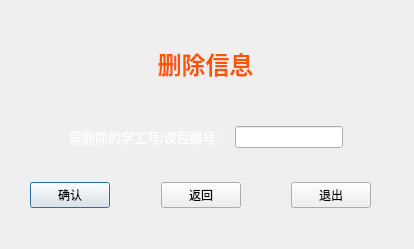
<?xml version="1.0" encoding="UTF-8"?>
<ui version="4.0">
 <class>delInfo</class>
 <widget class="QDialog" name="delInfo">
  <property name="geometry">
   <rect>
    <x>0</x>
    <y>0</y>
    <width>414</width>
    <height>249</height>
   </rect>
  </property>
  <property name="windowTitle">
   <string>信息删除</string>
  </property>
  <property name="windowIcon">
   <iconset resource="a.qrc">
    <normaloff>:/new/prefix1/image/gaitubao_sa_png.png</normaloff>:/new/prefix1/image/gaitubao_sa_png.png</iconset>
  </property>
  <widget class="QWidget" name="widget_2" native="true">
   <property name="geometry">
    <rect>
     <x>10</x>
     <y>30</y>
     <width>391</width>
     <height>141</height>
    </rect>
   </property>
   <layout class="QVBoxLayout" name="verticalLayout">
    <item>
     <widget class="QLabel" name="label_2">
      <property name="text">
       <string>&lt;html&gt;&lt;head/&gt;&lt;body&gt;&lt;p align=&quot;center&quot;&gt;&lt;span style=&quot; font-size:18pt; font-weight:600; color:#ff5500;&quot;&gt;删除信息&lt;/span&gt;&lt;/p&gt;&lt;/body&gt;&lt;/html&gt;</string>
      </property>
     </widget>
    </item>
    <item>
     <widget class="QWidget" name="widget" native="true">
      <layout class="QHBoxLayout" name="horizontalLayout">
       <item>
        <spacer name="horizontalSpacer">
         <property name="orientation">
          <enum>Qt::Horizontal</enum>
         </property>
         <property name="sizeHint" stdset="0">
          <size>
           <width>40</width>
           <height>20</height>
          </size>
         </property>
        </spacer>
       </item>
       <item>
        <widget class="QLabel" name="label">
         <property name="text">
          <string>&lt;html&gt;&lt;head/&gt;&lt;body&gt;&lt;p&gt;&lt;span style=&quot; font-size:10pt; color:#ffffff;&quot;&gt;需删除的学工号/课程编号：&lt;/span&gt;&lt;/p&gt;&lt;/body&gt;&lt;/html&gt;</string>
         </property>
        </widget>
       </item>
       <item>
        <widget class="QLineEdit" name="del_num"/>
       </item>
       <item>
        <spacer name="horizontalSpacer_2">
         <property name="orientation">
          <enum>Qt::Horizontal</enum>
         </property>
         <property name="sizeHint" stdset="0">
          <size>
           <width>40</width>
           <height>20</height>
          </size>
         </property>
        </spacer>
       </item>
      </layout>
     </widget>
    </item>
   </layout>
  </widget>
  <widget class="QWidget" name="widget_3" native="true">
   <property name="geometry">
    <rect>
     <x>30</x>
     <y>170</y>
     <width>341</width>
     <height>50</height>
    </rect>
   </property>
   <layout class="QHBoxLayout" name="horizontalLayout_2">
    <item>
     <widget class="QPushButton" name="pushButton">
      <property name="text">
       <string>确认</string>
      </property>
     </widget>
    </item>
    <item>
     <spacer name="horizontalSpacer_3">
      <property name="orientation">
       <enum>Qt::Horizontal</enum>
      </property>
      <property name="sizeHint" stdset="0">
       <size>
        <width>40</width>
        <height>20</height>
       </size>
      </property>
     </spacer>
    </item>
    <item>
     <widget class="QPushButton" name="btn_back">
      <property name="text">
       <string>返回</string>
      </property>
     </widget>
    </item>
    <item>
     <spacer name="horizontalSpacer_4">
      <property name="orientation">
       <enum>Qt::Horizontal</enum>
      </property>
      <property name="sizeHint" stdset="0">
       <size>
        <width>40</width>
        <height>20</height>
       </size>
      </property>
     </spacer>
    </item>
    <item>
     <widget class="QPushButton" name="btn_close">
      <property name="text">
       <string>退出</string>
      </property>
     </widget>
    </item>
   </layout>
  </widget>
 </widget>
 <resources>
  <include location="a.qrc"/>
 </resources>
 <connections/>
</ui>
